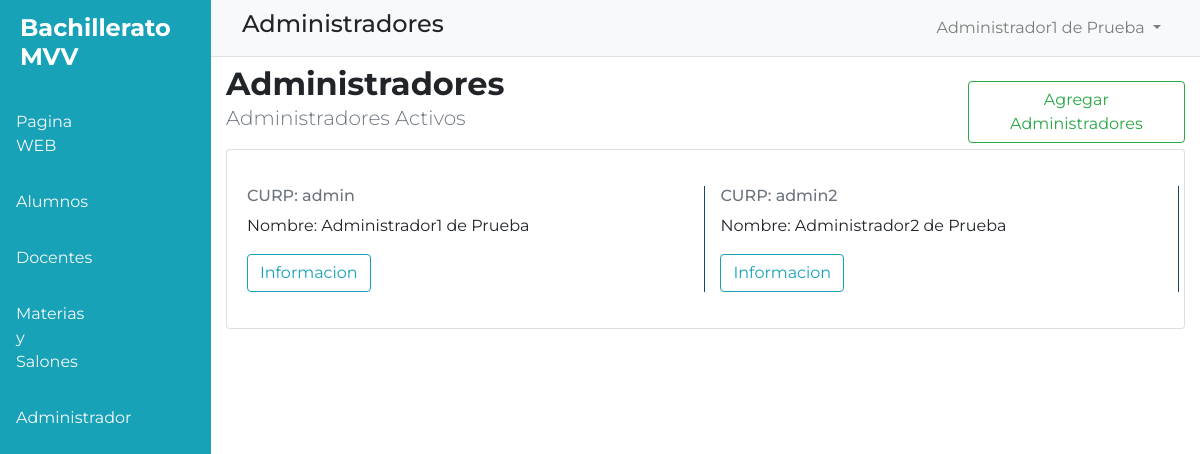
The page /portal-administrativo-administrador.php (signed in) on the database its author committed.
### tables this page shows
CREATE TABLE `administradores` (
  `curp` varchar(45) NOT NULL,
  `nombre` varchar(45) NOT NULL,
  `apellidop` varchar(45) NOT NULL,
  `apellidom` varchar(45) NOT NULL,
  `pin` varchar(45) NOT NULL
);

### portal-administrativo-administrador.php (the view, shortened to what this page needs)
<?php include "TEMPLETES/dashboard-admin.php";
?>
      <div class="w-100">
        <nav class="navbar navbar-expand-lg navbar-light bg-light border-bottom">
          <div class="container">
          <h4>Administradores</h4>
          <div class="collapse navbar-collapse" id="navbarSupportedContent">
            <ul class="navbar-nav ml-auto">
              <li class="nav-item dropdown ml-4">
                <a class="nav-link dropdown-toggle" href="#" id="navbarDropdown" role="button" data-toggle="dropdown" aria-haspopup="true" aria-expanded="false">
                <?php
                  echo $_SESSION["nombre"] ," ", $_SESSION["apellidop"]," ", $_SESSION["apellidom"];
                ?>
                </a>
              </li>
            </ul>
          </div>
          </div>
        </nav>
        <div id="content">
          <section>
            <div class="container mt-2">
              <div class="row">
                <div class="col-lg-9">
                  <h2 class="font-weight-bold mb-0">Administradores</h2>
                  <p class="lead text-muted">Administradores Activos</p>
                </div>
                <div class="col-lg-3 mt-3">
                  <a href="./crear-admin.php"><button class="btn btn-outline-success w-100 aling-self-center">Agregar Administradores</button></a>
                </div>
              </div>
            </div>
          </section>
          <section>
            <div class="container">
              <div class="card">
                <div class="card-body">
                  <div class="row">
                    <?php
                      include "CONF/conexion.php";
                      $sql=$conexion->query("SELECT * FROM administradores ");
                      while($datos = $sql->fetch_object()){?>
                      <div class="col-lg-6 stat my-3">
                        <h6 class="text-muted">CURP: <?= $datos->curp?></h6>
                         <p>Nombre: <?= $datos->nombre?> <?= $datos->apellidop?> <?= $datos->apellidom?></p>
                         <a href="./ver-perfil-admin.php?curp=<?= $datos->curp ?>"><button class="btn btn-outline-info">Informacion</button></a>
                      </div>
                      <?php
                      }
                      ?>
                  </div>
                </div>
              </div>
            </div>
          </section>
        </div>
      </div>
<?php include "TEMPLETES/pie-dashboard-admin.php";?>

### CSS/estilo-portal-admin.css (style rules this page uses)
:root { --color1: #F8F1F1; --color2: #11698E; --color3: #19456B; --color4: #7B113A; --color5: black; }
body { font-family: 'Montserrat','Roboto',sans-serif !important; overflow: hidden; }
#content { overflow-y: auto; height: 100vh; padding-bottom: 5rem; }
.stat { border-right: 1px solid var(--color3) ; }

### rows shown on the page
administradores: curp "admin", nombre "Administrador1", apellidop "de", apellidom "Prueba"
administradores: curp "admin2", nombre "Administrador2", apellidop "de", apellidom "Prueba"

### other values the page prints
$_SESSION["nombre"] "Administrador1"
$_SESSION["apellidop"] "de"
$_SESSION["apellidom"] "Prueba"
